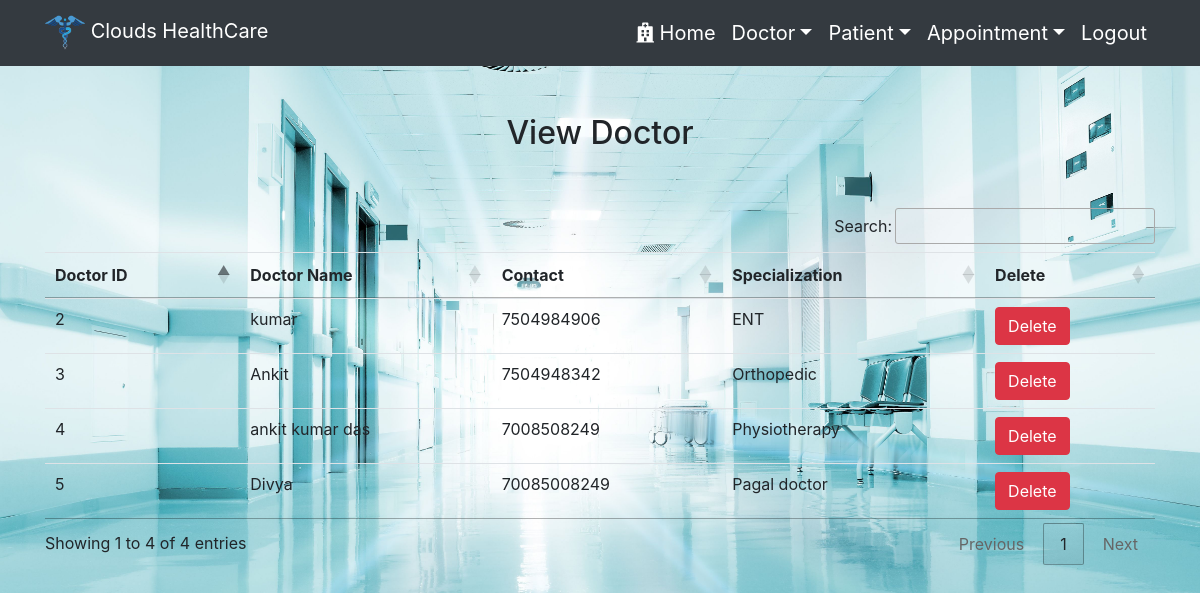
/view_doctor/ (signed in), run on the app's committed database.
### Hospital/models.py (models this page shows, shortened)
class Doctor(models.Model):
    name=models.CharField(max_length=100)
    mobile=models.IntegerField()
    specialization=models.CharField(max_length=100)

### Hospital/views.py (the view)
# urls.py: path('view_doctor/', views.View_doctor,name='view_doctor'),
def View_doctor(request):
    if not request.user.is_staff:
        return redirect('login')
    doc=Doctor.objects.all()
    d={'doc':doc}
    return render(request,'hospital/view_doctor.html',d)

### templates/hospital/view_doctor.html
{% extends 'hospital/navigation.html' %}
{% block body %}
<br><br>
<div class="container">
  <h2 class='text-center'>View Doctor</h2>
  <br><br>
  <table class='table table-hover' id="example">
    <thead>
      <tr>
        <th>Doctor ID</th>
        <th>Doctor Name</th>
        <th>Contact</th>
        <th>Specialization</th>
        <th>Delete</th>
      </tr>
    </thead>
    <tbody>
      {% for i in doc %}
      <tr>
        <td>{{i.id}}</td>
        <td>{{i.name}}</td>
        <td>{{i.mobile}}</td>
        <td>{{i.specialization}}</td>
        <td><a href="{% url 'delete_doctor' i.id %}" onclick="return confirm('Are u really want to delete')" class='btn btn-danger'>Delete</a></td>
      </tr>
      {% endfor %}
    </tbody>
  </table>
</div>
{% endblock %}

### templates/hospital/navigation.html (shortened to what this page needs)
<!DOCTYPE html>
{% load static %}
<html lang="en" dir="ltr">
  <head>
      <link rel="stylesheet" href="https://maxcdn.bootstrapcdn.com/bootstrap/4.3.1/css/bootstrap.min.css">
        <link rel="stylesheet" href="https://use.fontawesome.com/releases/v5.6.3/css/all.css">
        <link rel="stylesheet" href="{% static 'css/style.css' %}">
        <link rel="stylesheet" href="https://cdn.datatables.net/1.10.22/css/jquery.dataTables.min.css">
        <link rel="stylesheet" href="https://cdn.datatables.net/buttons/1.6.4/css/buttons.dataTables.min.css">
      </head>
  <body id="bg" style="background-image:url('{% static 'images/1282794.jpg' %}')";>
      <nav class="navbar navbar-expand-sm bg-dark navbar-dark">
        <div class="container">
            <a class='navbar-brand' href="{% url 'home'%}"><img class='myimg' src="{% static 'images/cropped-icon.png'%}" alt="mh"> Clouds HealthCare</a>
                    <div class='collapse navbar-collapse' id="menu">
                      <ul class='nav navbar-nav text-center ml-auto'>
                        {% if request.user.is_staff %}
                        <li class='nav-item' ><a class='nav-link' href="{%url 'home'%}"><i class="fas fa-hospital"></i> Home</a></li>
                        <li class='nav-item dropdown' ><a class='nav-link dropdown-toggle'data-toggle='dropdown' href="#">Doctor</a>
                        </li>
                        <li class='nav-item dropdown' ><a class='nav-link dropdown-toggle'data-toggle='dropdown' href="#">Patient</a>
                        </li>
                        <li class='nav-item dropdown' ><a class='nav-link dropdown-toggle'data-toggle='dropdown' href="#">Appointment</a>
                        </li>
                        <li class='nav-item' ><a class='nav-link' href="{%url 'logout'%}">Logout</a></li>
                        {% endif %}
                      </ul>
                    </div>
          </div>
      </nav>
      {% block body %}
      {% endblock %}
  </body>
</html>

### static/css/style.css (style rules this page uses)
.nav-link { font-size: 20px; color: white !important; }
.myimg { height:40px; width:40px; border-radius: 3px; }
#bg { background-repeat: no-repeat; background-size:cover; }

### data on the page
Doctor: id "2", name "kumar", mobile "7504984906", specialization "ENT"
Doctor: id "3", name "Ankit", mobile "7504948342", specialization "Orthopedic"
Doctor: id "4", name "ankit kumar das", mobile "7008508249", specialization "Physiotherapy"
Doctor: id "5", name "Divya", mobile "70085008249", specialization "Pagal doctor"
